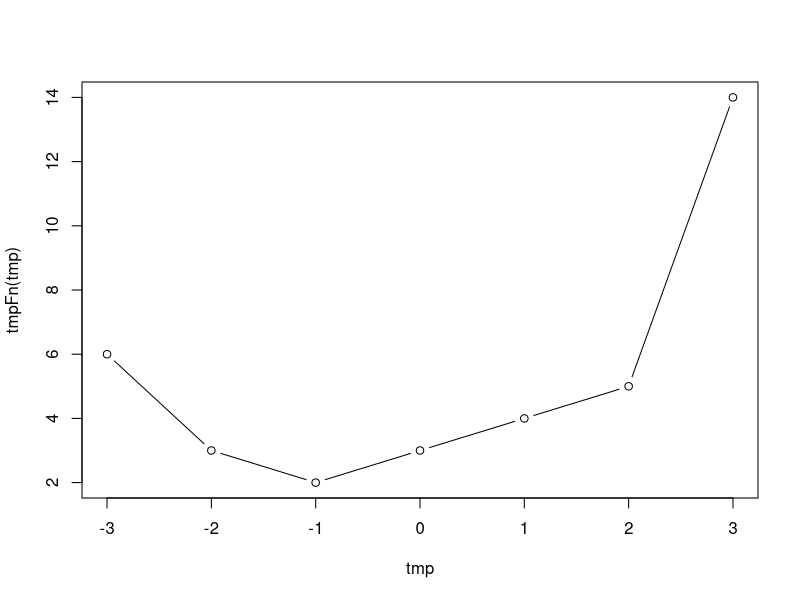

This chart was generated by the following R code:
## ---- chunk 1
knitr::opts_chunk$set(echo = TRUE)
## ---- chunk 2

tmpFn1 <- function(xVec){
  return(xVec^(1:length(xVec)))
}

## simple example
a <- c(2, 5, 3, 8, 2, 4)

b <- tmpFn1(a)
b

## ---- chunk 3
tmpFn2 <- function(xVec2){
  
  n = length(xVec2)
  
  return(xVec2^(1:n)/(1:n))
}



c <- tmpFn2(a)
c


## ---- chunk 4
tmpFn3 <- function(x,n){
  
  n <- length(tmpFn2)
  
  sum(
    (x^(1:n)/(1:n))
  )+1
  
  }
  
tmpFn3(a)  



## ---- chunk 5
 tmpFn <- function(xVec) {
   n <- length(xVec) 
   ( xVec[1:(n-2)] + xVec[2:(n-1)] + xVec[3:n] )/3
}
tmpFn(c(1:5,6:1))

## ---- chunk 6
 tmpFn <- function(x) {

      ifelse(x < 0, x^2 + 2*x + 3, ifelse(x < 2, x+3, x^2 + 4*x - 7)) 
   }

tmp <- seq(-3, 3, by=1)
plot(tmp,tmpFn(tmp),type="b")



## ---- chunk 7
A5 <- function(a){
  
  a[a%%2==1] <- 2*a[a%%2==1]
  
  a
    }
a <- matrix(c(1,1,3,5,2,6,-2,-1,-3),nrow = 3,byrow = TRUE)
a
A5(a)

      
## ---- chunk 8
tmp <- diag(2, nr = 5) 
tmp[abs(row(tmp) - col(tmp)) == 1] <- 1
tmp

## ---- chunk 9
tmpFn <- function(n, k){
  tmp <- diag(k, nr = n) 
  tmp[abs(row(tmp) - col(tmp)) == 1] <- 1 
  tmp
}
tmpFn(5,2)
## ---- chunk 10
quadrant <- function(alpha) {
  1 + (alpha%%360)%/%90
}




## ---- chunk 11
weekday <- function(day, month, year) {
   month <- month - 2 
   if(month <= 0) { 
     month <- month + 12 
     year <- year - 1
     }
   cc <- year %/% 100 
   year <- year %% 100 
   tmp <- floor(2.6*month - 0.2) + day + year + year %/% 4 + cc %/% 4 - 2 * cc
   c("Sunday","Monday","Tuesday","Wednesday","Thursday","Friday","Saturday")[1+tmp%%7]
}
## ---- chunk 12
 weekday2 <- function(day, month, year) {
   flag <- month <= 2 
   month <- month - 2 + 12*flag 
   year <- year - flag 
   cc <- year %/% 100 
   year <- year %% 100 
   tmp <- floor(2.6*month - 0.2) + day + year + year %/% 4 + cc %/% 4 - 2 * cc
   c("Sunday","Monday","Tuesday","Wednesday","Thursday","Friday","Saturday")[1+tmp%%7]
}

weekday2( c(27,18,21), c(2,2,1), c(1997,1940,1963) )


